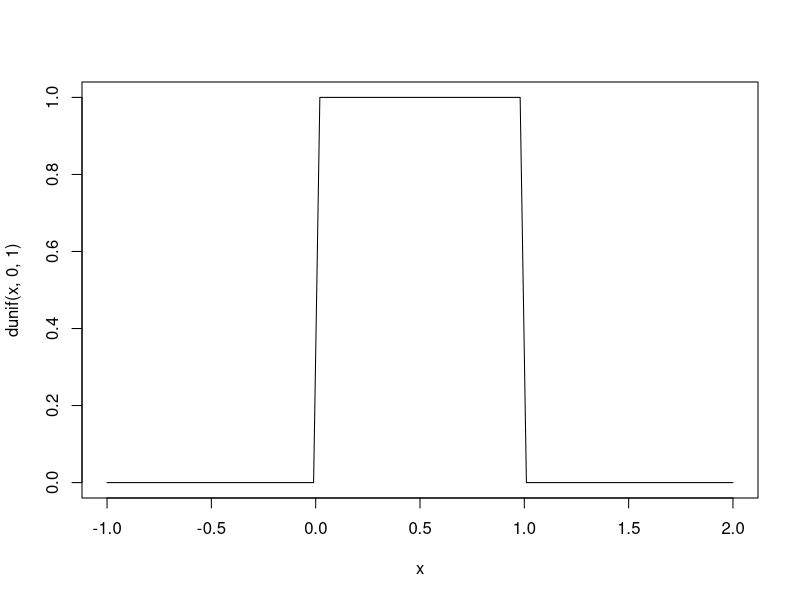
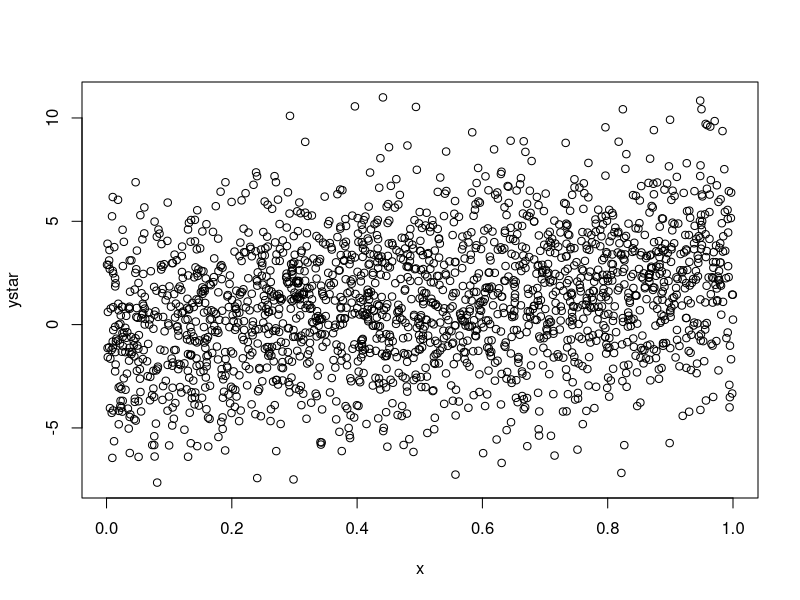
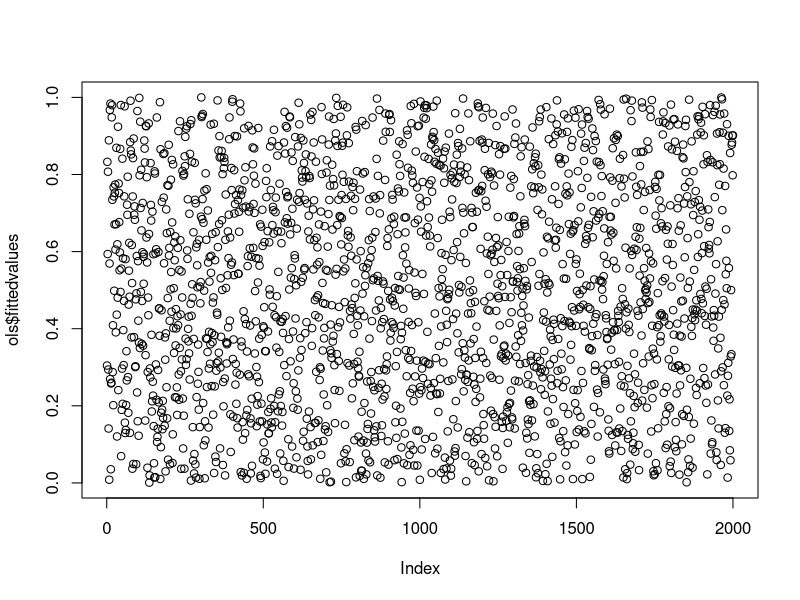
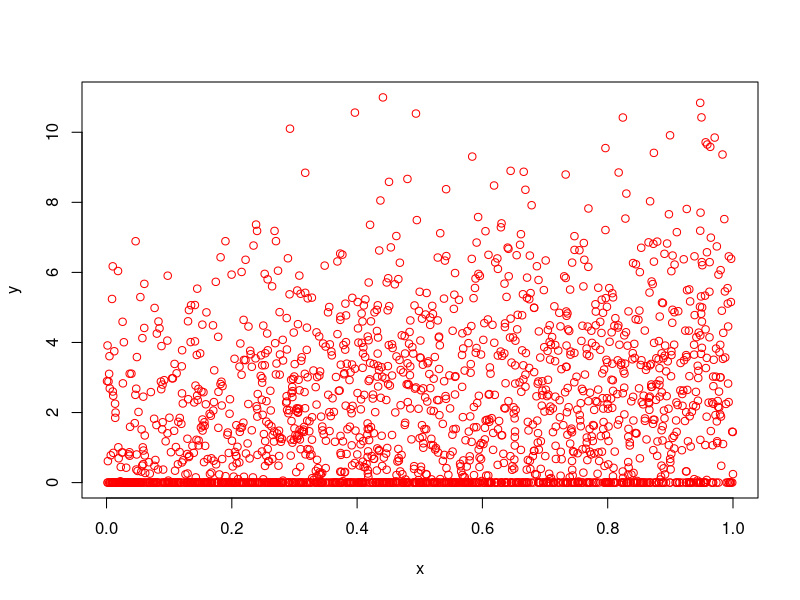

These charts were generated, in order, by the following R code: (Note: this script raises an error after producing the figures.)
###  Adv Econ  --  PS5 --  Richard Godfrey  --  Weds 16th Dec

### Qn 1
# (a) Generate 2000 draws of a latent variable y∗ = k + 3x + u, where u ∼ N[0, 3] and the regressor x ∼ uniform[0, 1]. Choose k such that you generate approximately 30% of y∗ to be negative.

library(mixtools)
set.seed(123)
n <- 2000
u <- matrix(nrow=n,ncol=1)
#u <- rmvnorm(n, mu=0, sigma=3)
u <- rnorm(n, mean=0, sd=3)
x <- runif(n, min = 0, max = 1)
k <- -0.5
ystar <- k + 3*x + u
curve(dunif(x, 0, 1), from=-1, to=2)
plot(x, ystar)
# (b) Estimate the model using all 2,000 observations using OLS.
model <- ystar ~ x
ols <- lm(model)
summary(ols)
plot(x, ols$fittedvalues)

# (c) If Y*<0, set Y=0. Estimate the Tobit model and compare the parameter
# estimates to the OLS estimates.
y <- matrix(nrow=n,ncol=1)
for (i in 1:n){ 
  if (ystar[i]<0) y[i]<-0 else y[i]<-ystar[i]
}
plot(x, y, col='red')
truncated <- y ~ x
library(AER)
trunc <- tobit(y ~ x)
summary(tobit)

# censored
# ystar = -0.35 + 2.88 x
# y = 0.92 + 1.98 x

# (d) Generate a truncated subsample by excluding observations that correspond
# to Y*< 0. Compare the mean and variance to that of the entire sample.

data <- cbind(x, ystar)
data.trunc <- subset(data, ystar>=0)
summary(data.trunc)  # mean ystar truncated 2.91 
summary(data)  # mean ystar 1.08
plot(data.trunc$x, data.trunc$ystar)
mean(data.trunc$ystar); var(data.trunc$ystar)
mean(data$ystar); var(data$ystar)

data.tr <- matrix(nrow=n, ncol=2)
data.tr <- data[which(ystar > 0),]
mean(data.tr); var(data.tr)

# (e) Using the truncated subsample of y > 0, estimate the model by OLS.
# Evaluate your results in the light of the theoretical properties of OLS.

trunc.ols <- lm(ystar ~ x, data=data.tr)
summary(trunc.ols)

# (f) Use a truncated regression model to estimate the parameters for the data
# set where y>0. Compare with the least-squares results from part e).
y.t <- data.tr$ystar
lliken <- function(param) {
  n <- length(y.t)
  mu <- param[1]
  sigmas <- (param[2]^0.5)
  logl1<-dnorm(y.t, mean=mu,sd=sigmas,log=TRUE)
  return(logl1)
}
mle1 <- maxLik(logLik=lliken, grad=NULL, hess=NULL, start=c(mu=1,sigmas=1))
summary(mle1)
mle1$type


### Qn 2 
#        see paper
# Poisson regression model where y* has density y*ey /y*! y* 0,1,2... .i
# Due to a coding error we only fully observe y* when y* ≥ 2. When y* = 0 or 1 we
# only observe that y* ≤ 1. Suppose this is coded as y* = 1. Define the observed
# data as: y = y∗ for yi* ≥ 2, and y = 1 for yi* = 0 or 1.

# a) Write down the density f (y) of the observed y.

# b) Obtain E[y].

# c) Now introduce regressors with E[y*|x] = exp(x) and define the indicator
# variable d = 1 for y* ≥ 2 and d = 0 for y∗ = 0 or 1. Give the exact formula
# for this example of the objective function of an estimator that provides a
# consistent estimator of  using data on yi, di, and xi
